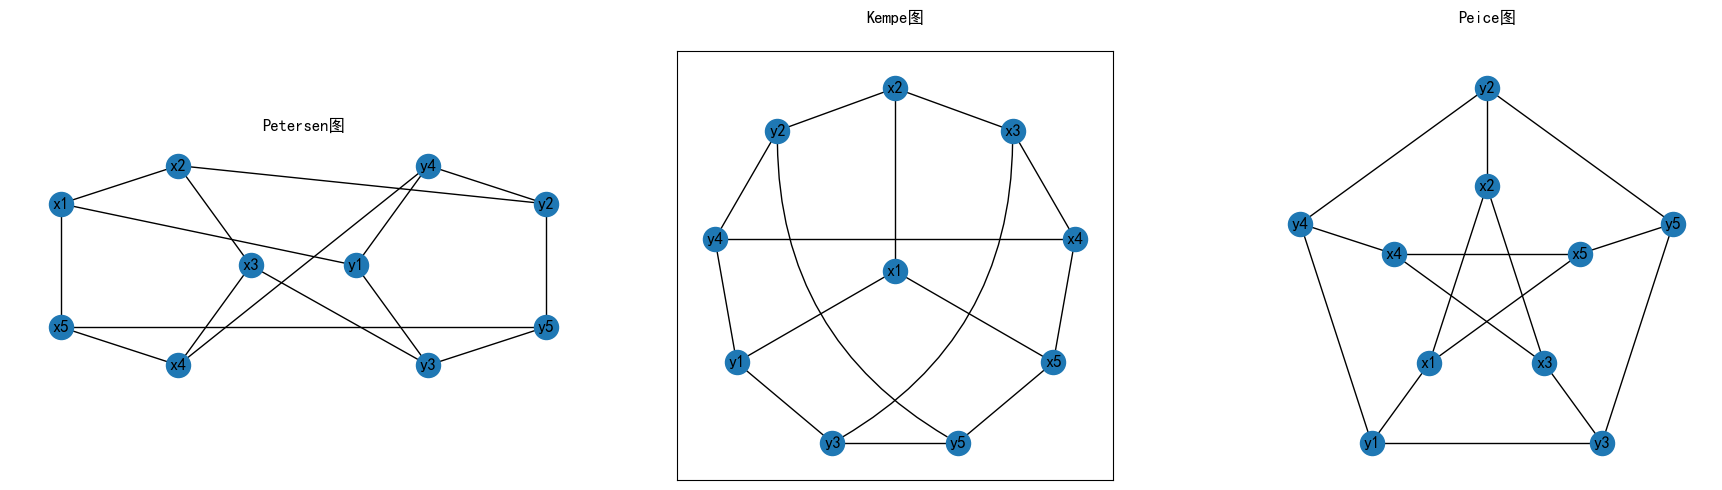

Generate this figure with Python:
import networkx as nx
import matplotlib.pyplot as plt
import matplotlib.colors as mcolors
import numpy as np
from itertools import combinations

from bidict import bidict


#绘制图1.2的Peterson的图
# 信息来自AI
def demonstrate_equivalence():
    """展示Petersen图的不同等价定义"""
    definitions = {
        "标准定义": "外五边形 + 内五角星",
        "Kneser图 KG₅,₂": "5元集的2元子集，不相交则相连",
        "Johnson图 J(5,2,0)": "5元集的2元子集，交集为空则相连",
        "奇图 O₃": "3元集的子集构图",
        "(3,5)-笼图": "度数为3，围长为5的最小图",
        "Kempe图": "历史名称，源于四色定理研究",
        "Peirce图": "历史名称，源于逻辑学研究"
    }

    for name, description in definitions.items():
        print(f"• {name}: {description}")


demonstrate_equivalence()

print("生成图1.2的Peterson图，Perterson图，Kempe图，Peice图，水平分布")

# 解决中文显示问题
plt.rcParams['font.sans-serif'] = ['SimHei']  # 使用黑体
plt.rcParams['axes.unicode_minus'] = False  # 正常显示负号

G = nx.petersen_graph()
print("图1 - 无向环状图:")
print("顶点:", list(G.nodes()))
print("边:", list(G.edges()))
print("是否有重边:", G.has_edge(1, 2) and G.has_edge(2, 1))  # 无向图不会重复计算
print()

# labels 互相查找的方式，方便我找位置，比如画弧线
info = bidict()
info[0] = 'y1'
info[1] = 'y3'
info[2] = 'y5'
info[3] = 'y2'
info[4] = 'y4'
info[5] = 'x1'
info[6] = 'x3'
info[7] = 'x5'
info[8] = 'x2'
info[9] = 'x4'


def draw_Peice(ax):
    '''
    绘制Peice图，就是最经典的外正五边形 内五角星的形式
    '''
    pos = {}
    indexs = range(5)
    r = 3
    plus_angle = 2 * np.pi / 5
    start_angle = np.pi / 2 + 2 * plus_angle
    for i in indexs:
        current_angle = start_angle + i * plus_angle
        pos[i] = (r * np.cos(current_angle), r * np.sin(current_angle))
    indexs = range(5, 10)
    r = 1.5
    for i in indexs:
        current_angle = start_angle + i * plus_angle
        pos[i] = (r * np.cos(current_angle), r * np.sin(current_angle))
    nx.draw(G, pos=pos, ax=ax)
    nx.draw_networkx_labels(G, pos=pos, ax=ax, labels=info)
    # 使用 pad 参数增加标题和子图之间的距离
    ax.set_title('Peice图', pad=20)
    ax.set_aspect('equal')  # 这将使得 x 轴和 y 轴具有相同的比例


def draw_Kempe(ax):
    '''
    绘制Kempe图
    :param ax:
    :return: void
    '''
    pos = {}
    pos[5] = (0, 0)
    indexs = range(6, 10)
    r = 3
    start_angle = np.pi / 2
    plus_angle = - 2 * np.pi / 9
    for i in indexs:
        label = f'x{i - 4}'
        current_angle = start_angle + (i - 6) * plus_angle
        pos[info.inv[label]] = (r * np.cos(current_angle), r * np.sin(current_angle))

    start_angle = np.pi / 2
    plus_angle = 2 * np.pi / 9
    start_angle += plus_angle
    for i, label in enumerate(['y2', 'y4', 'y1', 'y3', 'y5']):
        current_angle = start_angle + i * plus_angle
        pos[info.inv[label]] = (r * np.cos(current_angle), r * np.sin(current_angle))
    print(pos)
    nx.draw_networkx_nodes(G, pos=pos, ax=ax, nodelist=G.nodes())

    exclusive_edgeInfos = [(info.inv['y2'], info.inv['y5']), (info.inv['x3'], info.inv['y3'])]
    exclude_set = {tuple(sorted(edge)) for edge in exclusive_edgeInfos}
    exclude_edges = [edge for edge in G.edges if (tuple(sorted(edge)) in exclude_set)]
    kept_edges = [edge for edge in G.edges() if tuple(sorted(edge)) not in exclude_set]
    # 先绘制直线的部分
    nx.draw_networkx_edges(G, pos=pos, edgelist=kept_edges, ax=ax)
    nx.draw_networkx_edges(G, pos=pos, edgelist=exclude_edges[:1], ax=ax, arrows=True, connectionstyle='arc3,rad=0.3')
    nx.draw_networkx_edges(G, pos=pos, edgelist=exclude_edges[1:], ax=ax, arrows=True, connectionstyle='arc3,rad=-0.3')
    #绘制标签
    nx.draw_networkx_labels(G, pos=pos, ax=ax, labels=info)
    # 使用 pad 参数增加标题和子图之间的距离
    ax.set_title('Kempe图', pad=20)
    ax.set_aspect('equal')  # 这将使得 x 轴和 y 轴具有相同的比例


def draw_Petersen(ax):
    pos = {}
    plus_angle = 2 * np.pi / 5
    start_angle = 2 * plus_angle
    r = 1
    for i in range(5):
        label = f'x{i + 1}'
        current_angle = start_angle - i * plus_angle
        current_pos = (r * np.cos(current_angle) - 1.5, r * np.sin(current_angle))
        pos[info.inv[label]] = current_pos

    # y 标记的点只能逐步加了
    start_angle = np.pi
    for i, label in enumerate(['y1', 'y3', 'y5', 'y2', 'y4']):
        current_angle = start_angle + i * plus_angle
        current_pos = (r * np.cos(current_angle) + 1.5, r * np.sin(current_angle))
        pos[info.inv[label]] = current_pos
    nx.draw(G, pos=pos, ax=ax)
    nx.draw_networkx_labels(G, pos=pos, ax=ax, labels=info)
    # 使用 pad 参数增加标题和子图之间的距离
    ax.set_title('Petersen图', pad=10)
    ax.set_aspect('equal')  # 这将使得 x 轴和 y 轴具有相同的比例


#图1.2的绘图形式
if False:
    # 创建一个足够大的画布来容纳所有子图
    fig, axes = plt.subplots(1, 3, figsize=(3 * 6, 1 * 5))
    # 确保 axes 是二维数组
    axes = axes.flatten()
    draw_Petersen(ax=axes[0])
    draw_Kempe(ax=axes[1])
    draw_Peice(ax=axes[2])
    plt.tight_layout()
    plt.savefig('1-2-3-1.png', bbox_inches='tight')
    plt.show()


# 不绘制1.3图的Petersen图了，因为跟第一次画的两个相同，只是label不同，连position都一样
# 这里绘制1.2.3题的图
def draw_triangle_Petersen(ax):
    '''
    表现为正三角形占位的形式，有三条线是弧形的，但是曲率大致相同
    关键这个没有label标记node，难度变化了，给Petersen图顶点打标记都挺难的
    我用类似数独的方式把id号标记出来了。
    :param ax:
    :return:
    '''
    pos = {}
    pos[0] = (0, 0)
    # 外部三角形
    r = 3
    start_angle = np.pi / 2
    plus_angle = 2 * np.pi / 3
    nodeid_list = [2, 9, 8]
    for index, id in enumerate(nodeid_list):
        current_angle = start_angle + index * plus_angle
        pos[id] = (r * np.cos(current_angle), r * np.sin(current_angle))
    # 内部三角形
    r = 1.5
    start_angle = np.pi / 2
    plus_angle = 2 * np.pi / 3
    nodeid_list = [1, 4, 5]
    for index, id in enumerate(nodeid_list):
        current_angle = start_angle + index * plus_angle
        pos[id] = (r * np.cos(current_angle), r * np.sin(current_angle))
    # 外部三角形边的中点
    r = 3 * np.sin(np.pi / 6)
    start_angle = np.pi / 6
    plus_angle = 2 * np.pi / 3
    nodeid_list = [3, 7, 6]
    for index, id in enumerate(nodeid_list):
        current_angle = start_angle + index * plus_angle
        pos[id] = (r * np.cos(current_angle), r * np.sin(current_angle))
    #排除的边，要用圆弧线
    exclude_set = [(4, 3), (1, 6), (7, 5)]
    exclude_set = [tuple(sorted(edge)) for edge in exclude_set]
    print(exclude_set)
    kept_edges = [edge for edge in G.edges() if tuple(sorted(edge)) not in exclude_set]

    # 绘制顶点
    nx.draw_networkx_nodes(G, pos=pos, ax=ax, nodelist=G.nodes())
    # 绘制直线边
    nx.draw_networkx_edges(G, pos=pos, edgelist=kept_edges, ax=ax)
    # 绘制曲线边
    nx.draw_networkx_edges(G, pos=pos, edgelist=exclude_set[1:], ax=ax, arrows=True, connectionstyle='arc3,rad=0.5')
    nx.draw_networkx_edges(G, pos=pos, edgelist=exclude_set[:1], ax=ax, arrows=True, connectionstyle='arc3,rad=-0.5')
    # 绘制标签
    nx.draw_networkx_labels(G, pos=pos, ax=ax, labels=info)
    # 使用 pad 参数增加标题和子图之间的距离
    ax.set_title('正三角形Ketersen图', pad=20)
    ax.set_aspect('equal')  # 这将使得 x 轴和 y 轴具有相同的比例


def draw_circle_Petersen(ax):
    '''

    :param ax:
    :return:
    '''
    pos = {}
    indexs = range(5)
    r = 3
    plus_angle = 2 * np.pi / 5
    start_angle = -np.pi / 2
    for i in indexs:
        current_angle = start_angle + i * plus_angle
        pos[i] = (r * np.cos(current_angle), r * np.sin(current_angle))
    indexs = range(5, 10)
    r = 3
    start_angle = np.pi / 2
    for i in indexs:
        current_angle = start_angle + i * plus_angle
        pos[i] = (r * np.cos(current_angle), r * np.sin(current_angle))
    nx.draw(G, pos=pos, ax=ax)
    nx.draw_networkx_labels(G, pos=pos, ax=ax, labels=info)
    ax.set_title('圆周 Petersen图', pad=10)
    ax.set_aspect('equal')  # 这将使得 x 轴和 y 轴具有相同的比例


def draw_tower_Petersen(ax):
    '''
    绘制一个像塔一样的Petersen图
    我只能看出来是左右对称结构，全直线，可能有稳定性
    但是我不太清楚这个图咋来的，只能照着描绘一下。
    还是同构图
    这里换个思路来处理，先确定位置，然后设置连线，然后根据Info信息打标，反过来处理可能简单一点
    :param ax:
    :return:
    '''
    pos = {}
    pos[0] = (0, 0)
    # 第二列
    y = 2 * np.sin(np.pi / 6)
    pos[1] = (-2 * np.cos(np.pi / 6), -y)
    pos[2] = (0, -y)
    pos[3] = (2 * np.cos(np.pi / 6), -y)
    # 第三列
    y1 = y + 2.5 * np.cos(np.pi / 6)
    pos[4] = (-2.5 * np.cos(np.pi / 6), -y1)
    pos[5] = (2.5 * np.cos(np.pi / 6), -y1)
    # 第四列
    y2 = y + 1.5
    pos[6] = (-2 * np.sin(np.pi / 12), -y2)
    pos[7] = (2 * np.sin(np.pi / 12), -y2)
    # 第五列
    y3 = y + 2.5 * np.cos(np.pi / 12)
    pos[8] = (-2 * np.sin(np.pi / 12), -y3)
    pos[9] = (2 * np.sin(np.pi / 12), -y3)
    for i, p in pos.items():
        x, y = p
        pos[i] = (x, y + 2.5)  #上移
    g = nx.Graph()
    g.add_nodes_from([0, 1, 2, 3, 4, 5, 6, 7, 8, 9])
    g.add_edges_from(
        [(0, 1), (0, 2), (0, 3), (1, 8), (1, 7), (2, 4), (2, 5), (3, 6), (3, 9), (4, 6), (4, 8), (5, 7), (5, 9), (6, 7),
         (8, 9)])
    nx.draw(g, pos=pos, ax=ax)
    nx.draw_networkx_labels(g, pos=pos, ax=ax, labels=info)
    # 使用 pad 参数增加标题和子图之间的距离
    ax.set_title('塔式Petersen图', pad=20)
    ax.set_aspect('equal')  # 这将使得 x 轴和 y 轴具有相同的比例

def draw_fan_Petersen(ax):
    pos = {}
    pos[0] = (0, 0)
    # 第二列
    r = 1.75
    pos[1] = (-r * np.sin(np.pi / 6), -r * np.cos(np.pi / 6))
    pos[2] = (0, -r)
    pos[3] = (r * np.sin(np.pi / 6), -r * np.cos(np.pi / 6))

    r2 = 1.25
    # 第三列 第一组
    pos[4] = ( pos[1][0] - r2* np.sin(np.pi / 6), pos[1][1] -  r2 * np.cos(np.pi / 6))
    pos[5] = ( pos[1][0], pos[1][1] - r2)
    # 第三列 第二组
    pos[6] = ( pos[2][0] - r2* np.sin(np.pi / 12), pos[2][1] -  r2 * np.cos(np.pi / 12) )
    pos[7] = ( pos[2][0] + r2* np.sin(np.pi / 12), pos[2][1] -  r2 * np.cos(np.pi / 12))
    # 第三列 第三组
    pos[8] = ( pos[3][0], pos[3][1] - r2)
    pos[9] = ( pos[3][0] + r2* np.sin(np.pi / 6), pos[3][1] -  r2 * np.cos(np.pi / 6))
    for i, p in pos.items():
        x, y = p
        pos[i] = (x, y + 1)  # 上移
    g = nx.Graph()
    g.add_nodes_from([0, 1, 2, 3, 4, 5, 6, 7, 8, 9])
    g.add_edges_from(
        [(0, 1), (0, 2), (0, 3), (1, 4), (1, 5), (2, 6), (2, 7), (3, 8), (3, 9), (4, 6), (4, 9), (5, 7), (5, 8), (6, 8),
         (7, 9)])
    excluded_edges = [(4, 6), (4, 9), (5, 7), (5, 8), (6, 8),
         (7, 9)]
    mid_rad_edges = [(5,8)]
    big_rad_edges = [(4,9)]
    # 绘制顶点
    nx.draw_networkx_nodes(G, pos=pos, ax=ax, nodelist=g.nodes())
    # 绘制直线边
    nx.draw_networkx_edges(G, pos=pos, edgelist=[edge for edge in g.edges if edge not in excluded_edges ], ax=ax)
    # 绘制曲线边
    nx.draw_networkx_edges(G, pos=pos, edgelist=[edge for edge in excluded_edges if edge not in big_rad_edges and edge not in mid_rad_edges], ax=ax, arrows=True, connectionstyle='arc3,rad=0.55')
    nx.draw_networkx_edges(G, pos=pos, edgelist=[edge for edge in mid_rad_edges], ax=ax, arrows=True,
                           connectionstyle='arc3,rad=0.75')
    nx.draw_networkx_edges(G, pos=pos, edgelist=[edge for edge in big_rad_edges ], ax=ax, arrows=True, connectionstyle='arc3,rad=0.85')
    nx.draw_networkx_labels(g, pos=pos, ax=ax, labels=info)
    # 使用 pad 参数增加标题和子图之间的距离
    ax.set_title('扇子Petersen图', pad=20)
    ax.set_aspect('equal')  # 这将使得 x 轴和 y 轴具有相同的比例

if True:
    # 创建一个足够大的画布来容纳所有子图
    fig, axes = plt.subplots(1, 4, figsize=(4 * 6, 1 * 5))
    # 确保 axes 是二维数组
    axes = axes.flatten()
    draw_tower_Petersen(ax=axes[0])
    draw_triangle_Petersen(ax=axes[1])
    draw_circle_Petersen(ax=axes[2])
    draw_fan_Petersen(ax=axes[3])
    plt.savefig('1-2-3-2.png', bbox_inches='tight')
    plt.show()
